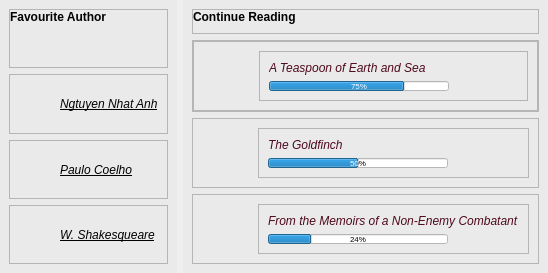
                  <widget class="QWidget" name="YourBookAndAuthor" native="true">
                   <layout class="QHBoxLayout" name="horizontalLayout_12">
                    <property name="leftMargin">
                     <number>0</number>
                    </property>
                    <property name="topMargin">
                     <number>0</number>
                    </property>
                    <property name="rightMargin">
                     <number>0</number>
                    </property>
                    <property name="bottomMargin">
                     <number>0</number>
                    </property>
                    <item>
                     <widget class="QWidget" name="widget_3" native="true">
                      <layout class="QHBoxLayout" name="horizontalLayout_18">
                       <property name="leftMargin">
                        <number>0</number>
                       </property>
                       <property name="topMargin">
                        <number>0</number>
                       </property>
                       <property name="rightMargin">
                        <number>0</number>
                       </property>
                       <property name="bottomMargin">
                        <number>0</number>
                       </property>
                       <item>
                        <widget class="QWidget" name="Autthor" native="true">
                         <property name="styleSheet">
                          <string notr="true">background-color: #EAEAEA</string>
                         </property>
                         <layout class="QVBoxLayout" name="verticalLayout_9">
                          <item>
                           <widget class="QFrame" name="frame_2">
                            <property name="frameShape">
                             <enum>QFrame::StyledPanel</enum>
                            </property>
                            <property name="frameShadow">
                             <enum>QFrame::Raised</enum>
                            </property>
                            <layout class="QHBoxLayout" name="horizontalLayout_13">
                             <property name="leftMargin">
                              <number>0</number>
                             </property>
                             <property name="topMargin">
                              <number>0</number>
                             </property>
                             <item alignment="Qt::AlignTop">
                              <widget class="QLabel" name="label_2">
                               <property name="font">
                                <font>
                                 <bold>true</bold>
                                </font>
                               </property>
                               <property name="text">
                                <string>Favourite Author</string>
                               </property>
                              </widget>
                             </item>
                            </layout>
                           </widget>
                          </item>
                          <item>
                           <widget class="QFrame" name="frame_4">
                            <property name="frameShape">
                             <enum>QFrame::StyledPanel</enum>
                            </property>
                            <property name="frameShadow">
                             <enum>QFrame::Raised</enum>
                            </property>
                            <layout class="QHBoxLayout" name="horizontalLayout_14">
                             <item>
                              <widget class="QLabel" name="label_22">
                               <property name="minimumSize">
                                <size>
                                 <width>35</width>
                                 <height>35</height>
                                </size>
                               </property>
                               <property name="maximumSize">
                                <size>
                                 <width>35</width>
                                 <height>35</height>
                                </size>
                               </property>
                               <property name="text">
                                <string/>
                               </property>
                               <property name="pixmap">
                                <pixmap resource="Resource.qrc">:/Images/Resource/Images/nguyennhatanh_author.jpg</pixmap>
                               </property>
                               <property name="scaledContents">
                                <bool>true</bool>
                               </property>
                              </widget>
                             </item>
                             <item>
                              <widget class="QLabel" name="label_20">
                               <property name="font">
                                <font>
                                 <italic>true</italic>
                                 <bold>false</bold>
                                 <underline>true</underline>
                                </font>
                               </property>
                               <property name="text">
                                <string>Ngtuyen Nhat Anh</string>
                               </property>
                              </widget>
                             </item>
                            </layout>
                           </widget>
                          </item>
                          <item>
                           <widget class="QFrame" name="frame_5">
                            <property name="frameShape">
                             <enum>QFrame::StyledPanel</enum>
                            </property>
                            <property name="frameShadow">
                             <enum>QFrame::Raised</enum>
                            </property>
                            <layout class="QHBoxLayout" name="horizontalLayout_15">
                             <item>
                              <widget class="QLabel" name="label_21">
                               <property name="minimumSize">
                                <size>
                                 <width>35</width>
                                 <height>35</height>
                                </size>
                               </property>
                               <property name="maximumSize">
                                <size>
                                 <width>35</width>
                                 <height>35</height>
                                </size>
                               </property>
                               <property name="text">
                                <string/>
                               </property>
                               <property name="pixmap">
                                <pixmap resource="Resource.qrc">:/Images/Resource/Images/paulo_author.jpg</pixmap>
                               </property>
                               <property name="scaledContents">
                                <bool>true</bool>
                               </property>
                              </widget>
                             </item>
                             <item>
                              <widget class="QLabel" name="label_26">
                               <property name="font">
                                <font>
                                 <italic>true</italic>
                                 <underline>true</underline>
                                </font>
                               </property>
                               <property name="text">
                                <string>Paulo Coelho</string>
                               </property>
                              </widget>
                             </item>
                             <item>
                              <widget class="QLabel" name="label_23">
                               <property name="text">
                                <string/>
                               </property>
                              </widget>
                             </item>
                            </layout>
                           </widget>
                          </item>
                          <item>
                           <widget class="QFrame" name="frame_3">
                            <property name="frameShape">
                             <enum>QFrame::StyledPanel</enum>
                            </property>
                            <property name="frameShadow">
                             <enum>QFrame::Raised</enum>
                            </property>
                            <layout class="QHBoxLayout" name="horizontalLayout_16">
                             <item>
                              <widget class="QLabel" name="label_24">
                               <property name="minimumSize">
                                <size>
                                 <width>35</width>
                                 <height>35</height>
                                </size>
                               </property>
                               <property name="maximumSize">
                                <size>
                                 <width>35</width>
                                 <height>35</height>
                                </size>
                               </property>
                               <property name="text">
                                <string/>
                               </property>
                               <property name="pixmap">
                                <pixmap resource="Resource.qrc">:/Images/Resource/Images/shakespeare_author.jpg</pixmap>
                               </property>
                               <property name="scaledContents">
                                <bool>true</bool>
                               </property>
                              </widget>
                             </item>
                             <item>
                              <widget class="QLabel" name="label_25">
                               <property name="font">
                                <font>
                                 <italic>true</italic>
                                 <underline>true</underline>
                                </font>
                               </property>
                               <property name="text">
                                <string>W. Shakesqueare</string>
                               </property>
                              </widget>
                             </item>
                            </layout>
                           </widget>
                          </item>
                         </layout>
                        </widget>
                       </item>
                       <item>
                        <widget class="QFrame" name="frame_2">
                         <property name="styleSheet">
                          <string notr="true">background-color: #EAEAEA</string>
                         </property>
                         <layout class="QVBoxLayout" name="verticalLayout_10">
                          <item>
                           <widget class="QFrame" name="frame_6">
                            <property name="frameShape">
                             <enum>QFrame::StyledPanel</enum>
                            </property>
                            <property name="frameShadow">
                             <enum>QFrame::Raised</enum>
                            </property>
                            <layout class="QHBoxLayout" name="horizontalLayout_17">
                             <property name="leftMargin">
                              <number>0</number>
                             </property>
                             <property name="topMargin">
                              <number>0</number>
                             </property>
                             <item alignment="Qt::AlignTop">
                              <widget class="QLabel" name="label_5">
                               <property name="font">
                                <font>
                                 <bold>true</bold>
                                </font>
                               </property>
                               <property name="text">
                                <string>Continue Reading</string>
                               </property>
                              </widget>
                             </item>
                            </layout>
                           </widget>
                          </item>
                          <item>
                           <widget class="QFrame" name="frame_7">
                            <property name="frameShape">
                             <enum>QFrame::StyledPanel</enum>
                            </property>
                            <property name="frameShadow">
                             <enum>QFrame::Raised</enum>
                            </property>
                            <layout class="QHBoxLayout" name="horizontalLayout_19">
                             <property name="leftMargin">
                              <number>0</number>
                             </property>
                             <property name="topMargin">
                              <number>0</number>
                             </property>
                             <property name="rightMargin">
                              <number>0</number>
                             </property>
                             <property name="bottomMargin">
                              <number>0</number>
                             </property>
                             <item>
                              <widget class="QFrame" name="frame_10">
                               <property name="frameShape">
                                <enum>QFrame::StyledPanel</enum>
                               </property>
                               <property name="frameShadow">
                                <enum>QFrame::Raised</enum>
                               </property>
                               <layout class="QHBoxLayout" name="horizontalLayout_22">
                                <item>
                                 <widget class="QLabel" name="label_27">
                                  <property name="minimumSize">
                                   <size>
                                    <width>50</width>
                                    <height>50</height>
                                   </size>
                                  </property>
                                  <property name="maximumSize">
                                   <size>
                                    <width>50</width>
                                    <height>50</height>
                                   </size>
                                  </property>
                                  <property name="text">
                                   <string/>
                                  </property>
                                  <property name="pixmap">
                                   <pixmap resource="Resource.qrc">:/Images/Resource/Images/a_teaspon.jpg</pixmap>
                                  </property>
                                  <property name="scaledContents">
                                   <bool>true</bool>
                                  </property>
                                 </widget>
                                </item>
                                <item>
                                 <widget class="QFrame" name="frame_13">
                                  <property name="frameShape">
                                   <enum>QFrame::StyledPanel</enum>
                                  </property>
                                  <property name="frameShadow">
                                   <enum>QFrame::Raised</enum>
                                  </property>
                                  <layout class="QVBoxLayout" name="verticalLayout_13">
                                   <item>
                                    <widget class="QLabel" name="label_28">
                                     <property name="font">
                                      <font>
                                       <italic>true</italic>
                                      </font>
                                     </property>
                                     <property name="styleSheet">
                                      <string notr="true">color: #4F091D</string>
                                     </property>
                                     <property name="text">
                                      <string>A Teaspoon of Earth and Sea </string>
                                     </property>
                                    </widget>
                                   </item>
                                   <item>
                                    <widget class="QProgressBar" name="progressBar">
                                     <property name="maximumSize">
                                      <size>
                                       <width>180</width>
                                       <height>10</height>
                                      </size>
                                     </property>
                                     <property name="font">
                                      <font>
                                       <pointsize>6</pointsize>
                                      </font>
                                     </property>
                                     <property name="styleSheet">
                                      <string notr="true">background-color: white
</string>
                                     </property>
                                     <property name="value">
                                      <number>75</number>
                                     </property>
                                    </widget>
                                   </item>
                                  </layout>
                                 </widget>
                                </item>
                               </layout>
                              </widget>
                             </item>
                            </layout>
                           </widget>
                          </item>
                          <item>
                           <widget class="QFrame" name="frame_8">
                            <property name="frameShape">
                             <enum>QFrame::StyledPanel</enum>
                            </property>
                            <property name="frameShadow">
                             <enum>QFrame::Raised</enum>
                            </property>
                            <layout class="QHBoxLayout" name="horizontalLayout_20">
                             <item>
                              <widget class="QLabel" name="label_30">
                               <property name="sizePolicy">
                                <sizepolicy hsizetype="Preferred" vsizetype="Minimum">
                                 <horstretch>0</horstretch>
                                 <verstretch>0</verstretch>
                                </sizepolicy>
                               </property>
                               <property name="minimumSize">
                                <size>
                                 <width>50</width>
                                 <height>50</height>
                                </size>
                               </property>
                               <property name="maximumSize">
                                <size>
                                 <width>50</width>
                                 <height>50</height>
                                </size>
                               </property>
                               <property name="text">
                                <string/>
                               </property>
                               <property name="pixmap">
                                <pixmap resource="Resource.qrc">:/Images/Resource/Images/the_goldfinch.jpg</pixmap>
                               </property>
                               <property name="scaledContents">
                                <bool>true</bool>
                               </property>
                              </widget>
                             </item>
                             <item>
                              <widget class="QFrame" name="frame_11">
                               <property name="frameShape">
                                <enum>QFrame::StyledPanel</enum>
                               </property>
                               <property name="frameShadow">
                                <enum>QFrame::Raised</enum>
                               </property>
                               <layout class="QVBoxLayout" name="verticalLayout_11">
                                <item>
                                 <widget class="QLabel" name="label_29">
                                  <property name="font">
                                   <font>
                                    <italic>true</italic>
                                   </font>
                                  </property>
                                  <property name="styleSheet">
                                   <string notr="true">color: #4F091D</string>
                                  </property>
                                  <property name="text">
                                   <string>The Goldfinch </string>
                                  </property>
                                 </widget>
                                </item>
                                <item>
                                 <widget class="QProgressBar" name="progressBar_2">
                                  <property name="maximumSize">
                                   <size>
                                    <width>180</width>
                                    <height>10</height>
                                   </size>
                                  </property>
                                  <property name="font">
                                   <font>
                                    <pointsize>6</pointsize>
                                   </font>
                                  </property>
                                  <property name="styleSheet">
                                   <string notr="true">
background-color: white;</string>
                                  </property>
                                  <property name="value">
                                   <number>50</number>
                                  </property>
                                 </widget>
                                </item>
                               </layout>
                              </widget>
                             </item>
                            </layout>
                           </widget>
                          </item>
                          <item>
                           <widget class="QFrame" name="frame_9">
                            <property name="frameShape">
                             <enum>QFrame::StyledPanel</enum>
                            </property>
                            <property name="frameShadow">
                             <enum>QFrame::Raised</enum>
                            </property>
                            <layout class="QHBoxLayout" name="horizontalLayout_21">
                             <item>
                              <widget class="QLabel" name="label_31">
                               <property name="minimumSize">
                                <size>
                                 <width>50</width>
                                 <height>50</height>
                                </size>
                               </property>
                               <property name="maximumSize">
                                <size>
                                 <width>50</width>
                                 <height>50</height>
                                </size>
                               </property>
                               <property name="text">
                                <string/>
                               </property>
                               <property name="pixmap">
                                <pixmap resource="Resource.qrc">:/Images/Resource/Images/memoirs.jpg</pixmap>
                               </property>
                               <property name="scaledContents">
                                <bool>true</bool>
                               </property>
                              </widget>
                             </item>
                             <item>
                              <widget class="QFrame" name="frame_12">
                               <property name="frameShape">
                                <enum>QFrame::StyledPanel</enum>
                               </property>
                               <property name="frameShadow">
                                <enum>QFrame::Raised</enum>
                               </property>
                               <layout class="QVBoxLayout" name="verticalLayout_12">
                                <item>
                                 <widget class="QLabel" name="label_32">
                                  <property name="font">
                                   <font>
                                    <italic>true</italic>
                                   </font>
                                  </property>
                                  <property name="styleSheet">
                                   <string notr="true">color: #4F091D</string>
                                  </property>
                                  <property name="text">
                                   <string>From the Memoirs of a Non-Enemy Combatant</string>
                                  </property>
                                 </widget>
                                </item>
                                <item>
                                 <widget class="QProgressBar" name="progressBar_3">
                                  <property name="maximumSize">
                                   <size>
                                    <width>180</width>
                                    <height>10</height>
                                   </size>
                                  </property>
                                  <property name="font">
                                   <font>
                                    <pointsize>6</pointsize>
                                   </font>
                                  </property>
                                  <property name="styleSheet">
                                   <string notr="true">background-color: white
</string>
                                  </property>
                                  <property name="value">
                                   <number>24</number>
                                  </property>
                                 </widget>
                                </item>
                               </layout>
                              </widget>
                             </item>
                            </layout>
                           </widget>
                          </item>
                         </layout>
                        </widget>
                       </item>
                      </layout>
                     </widget>
                    </item>
                   </layout>
                  </widget>
